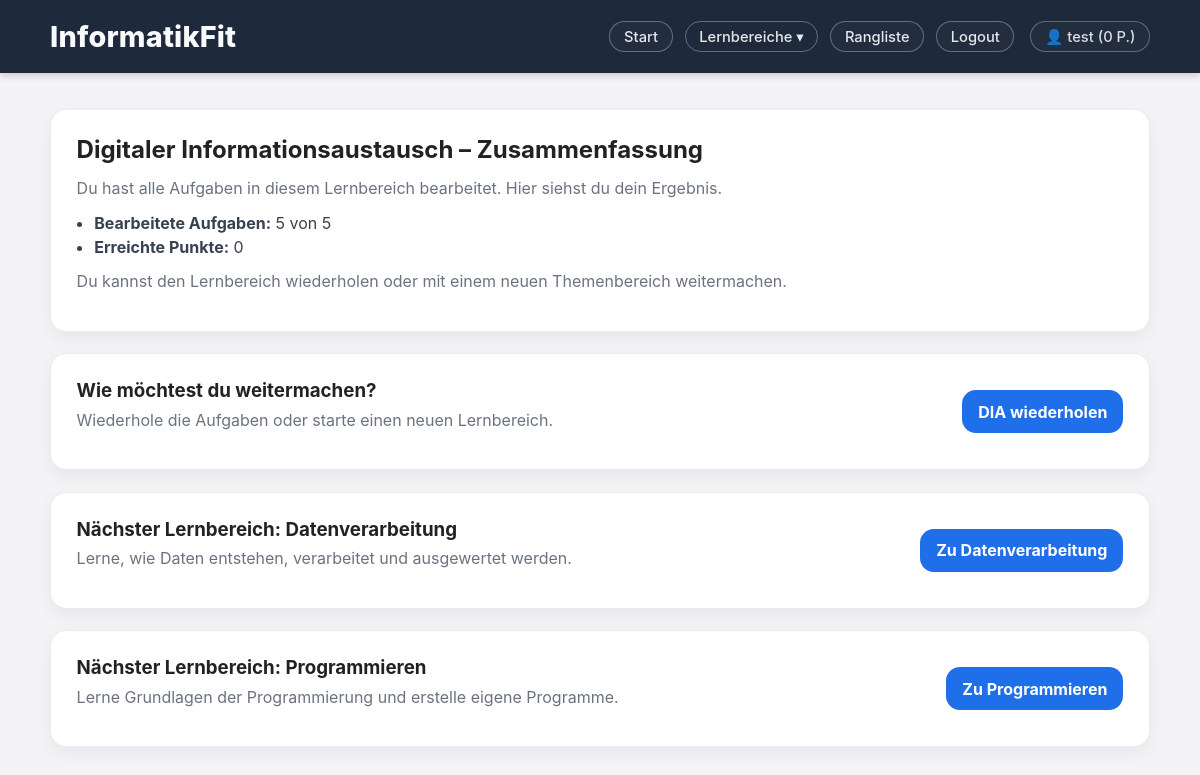
Page /dia/summary (signed in) on the earlier database version.
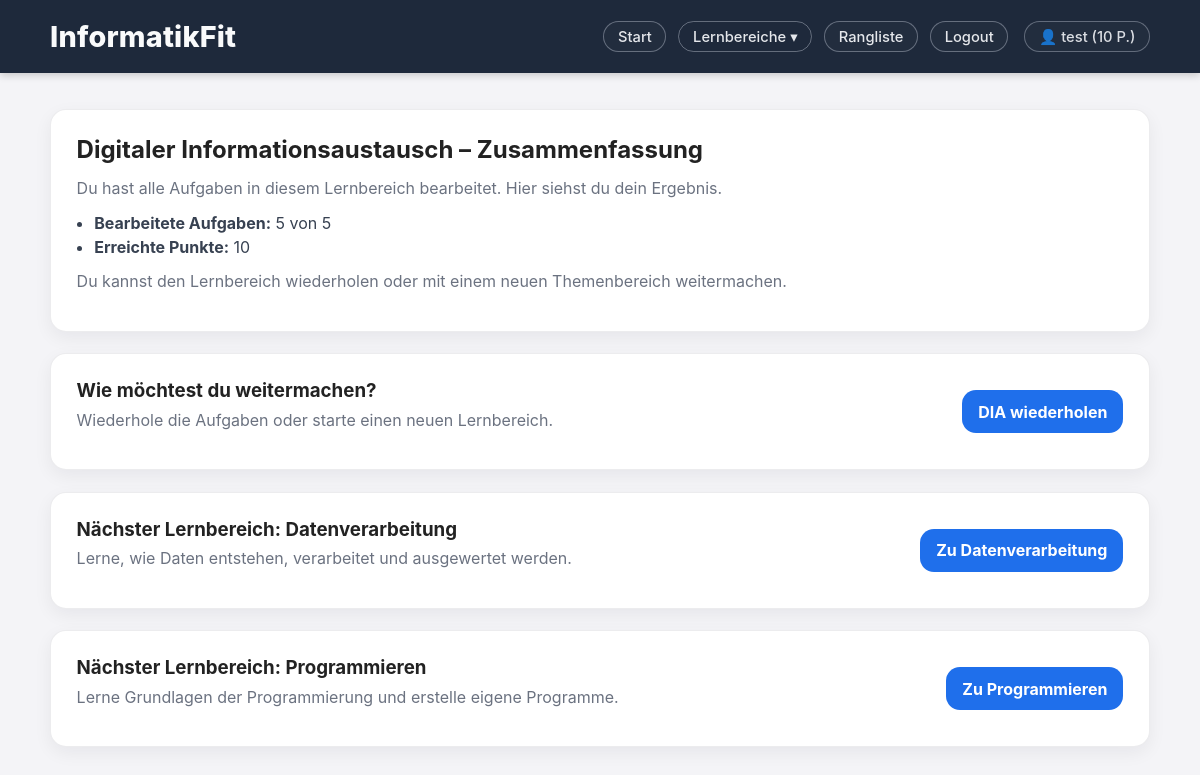
Same page on the later database version.
### models.py (models this page shows, shortened)
class User(db.Model, UserMixin):
    __tablename__ = "users"
    id = db.Column(db.Integer, primary_key=True)
    username = db.Column(db.String(80), unique=True, nullable=False)
    password_hash = db.Column(db.String(255), nullable=False)
    total_points = db.Column(db.Integer, nullable=False, default=0)
    role = db.Column(db.String(20), nullable=False, default="student")
    results = db.relationship("Result", backref="user", lazy=True, cascade="all, delete-orphan")

### app.py (the view)
@app.route("/dia/summary")
@login_required
def dia_summary():
    results = (
        Result.query.filter_by(user_id=current_user.id)
        .filter(Result.quiz_name.like("DIA_%"))
        .all()
    )
    dia_points = sum(r.points for r in results)
    total_tasks = len(DIA_TASK_VIEWS)
    return render_template("dia_summary.html", dia_points=dia_points, total_tasks=total_tasks)

### app.py (called while the page is built)
@login_manager.user_loader
def load_user(user_id):
    return User.query.get(int(user_id))

### templates/dia_summary.html
{% extends "base.html" %}
{% block content %}
<section class="card">
    <h2>Digitaler Informationsaustausch – Zusammenfassung</h2>
    <p class="text-muted">
        Du hast alle Aufgaben in diesem Lernbereich bearbeitet.
        Hier siehst du dein Ergebnis.
    </p>
    <ul class="steps">
        <li><strong>Bearbeitete Aufgaben:</strong> {{ total_tasks }} von {{ total_tasks }}</li>
        <li><strong>Erreichte Punkte:</strong> {{ dia_points }}</li>
    </ul>
    <p class="text-muted">
        Du kannst den Lernbereich wiederholen oder mit einem neuen Themenbereich weitermachen.
    </p>
</section>
<div class="card topic-row">
    <div>
        <h3>Wie möchtest du weitermachen?</h3>
        <p class="text-muted">
            Wiederhole die Aufgaben oder starte einen neuen Lernbereich.
        </p>
    </div>
    <div class="topic-actions">
        <a href="{{ url_for('dia_restart') }}" class="btn">
            DIA wiederholen
        </a>
    </div>
</div>
<div class="card topic-row">
    <div>
        <h3>Nächster Lernbereich: Datenverarbeitung</h3>
        <p class="text-muted">
            Lerne, wie Daten entstehen, verarbeitet und ausgewertet werden.
        </p>
    </div>
    <div class="topic-actions">
        <a href="{{ url_for('datenverarbeitung') }}" class="btn">
            Zu Datenverarbeitung
        </a>
    </div>
</div>
<div class="card topic-row">
    <div>
        <h3>Nächster Lernbereich: Programmieren</h3>
        <p class="text-muted">
            Lerne Grundlagen der Programmierung und erstelle eigene Programme.
        </p>
    </div>
    <div class="topic-actions">
        <a href="{{ url_for('programmieren') }}" class="btn">
            Zu Programmieren
        </a>
    </div>
</div>
{% endblock %}

### templates/base.html (shortened to what this page needs)
<!DOCTYPE html>
<html lang="de">
<head>
  <link rel="stylesheet" href="{{ url_for('static', filename='style.css') }}">
</head>
<body>
<header class="topbar">
  <div class="container topbar-row">
    <a class="brand" href="{{ url_for('home') }}">InformatikFit</a>
    <nav class="nav">
      {% if current_user.is_authenticated %}
        <a class="nav-link" href="{{ url_for('home') }}">Start</a>
        <div class="nav-dropdown">
          <button class="nav-link nav-dropdown-btn" type="button" aria-haspopup="true">
            Lernbereiche ▾
          </button>
        </div>
        <a class="nav-link" href="{{ url_for('leaderboard') }}">Rangliste</a>
        <a class="nav-link" href="{{ url_for('logout') }}">Logout</a>
        <span class="nav-link user-pill">
          👤 {{ current_user.username }} ({{ current_user.total_points }} P.)
        </span>
      {% else %}
        <a class="nav-link" href="{{ url_for('login') }}">Login</a>
        <a class="nav-link" href="{{ url_for('register') }}">Registrieren</a>
      {% endif %}
    </nav>
  </div>
</header>
<main class="container">
  {% block content %}{% endblock %}
</main>
</body>
</html>

Differences in the rows shown:
changed User "test": total_points "0" → "10"
Other differences:
{{ dia_points }}: "0" → "10"
